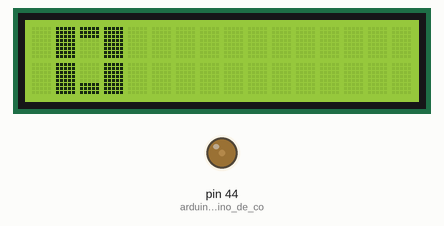
Bench run of a sketch on a simulated Arduino Mega 2560, built with avr-gcc and run on an emulated ATmega2560. On the bench: 16×2 character LCD, output pins drawn as LEDs (lit = HIGH).

Above: at 0.1 s.
At 4.7 s:
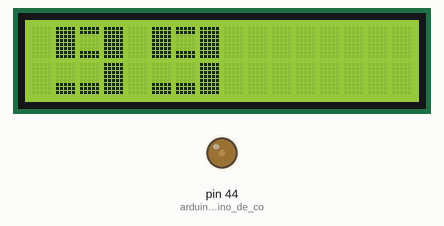
At 9.7 s:
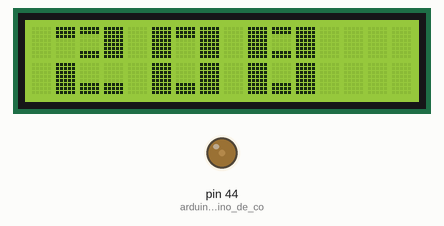
At 19.4 s:
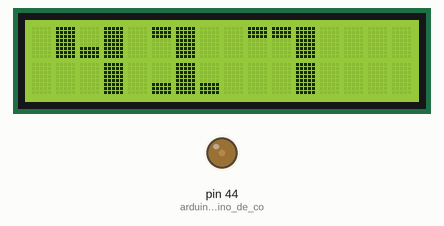
At 29.1 s:
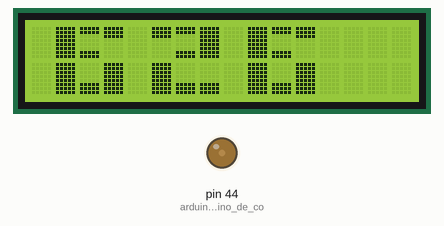
At 39.2 s:
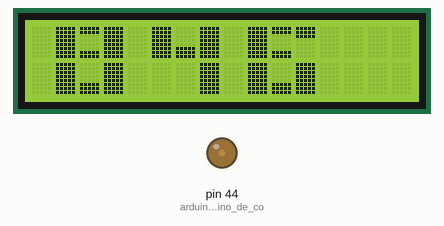

Measured:
- what the display in image 1 shows lasts 0.5 s, from 4.6 s to 5.1 s

The sketch:

LCD_GRANDE.ino
```cpp
#include <LiquidCrystal.h>

/*************************************************************************************************************
*******************************CLASSE LCD BIG NUMBERS*********************************************************
**************************************************************************************************************/
struct LCDNumber {
  byte top1;
  byte top2;
  byte top3;
  byte bottom1;
  byte bottom2;
  byte bottom3;
};

class LCDBigNumbers {
  private:
    LiquidCrystal * _lcd;
    int _row;
    int _col;
    long _value; /*0..100*/

    void _clear(){
      int cont = 1;
      long x = 9;
      while (_value > x){
        cont++;
        x = x * 10 + 9;
      }
      for (int i=0; i<cont; i++) {
        _lcd->setCursor(_col+i, _row);
        _lcd->print( "    " );
        _lcd->setCursor(_col+i, _row+1);
        _lcd->print( "    " );
      }
    }
  public:
    static byte c0[8];  //bottom
    static byte c1[8];  //top
    static byte c2[8];  //fill
    static byte c3[8];
    static byte c4[8];
    static byte c5[8];  //top-bottom
    static LCDNumber _lcd_numbers[];

    void createChars() {
      _lcd->createChar(0, c0);
      _lcd->createChar(1, c1);
      _lcd->createChar(2, c2);
      _lcd->createChar(3, c3);
      _lcd->createChar(4, c4);
      _lcd->createChar(5, c5);
      //_lcd->createChar(6, c6);
      //_lcd->createChar(7, c7);
    }

    LCDBigNumbers(LiquidCrystal * lcd, int row, int col) {
      _lcd = lcd;      _row = row;      _col = col;
    }

    void setRow(int row){
      _clear();
      _row = row;
      setValue(_value);
    }
    void setCol(int col){
      _clear();
      _col = col;
      setValue(_value);
    }

    void setValue(long value){
      _clear();
      _value = value;

      int cont = 1;
      long x = 9;
      while (abs(_value) > x){
        cont++;
        x = x * 10 + 9;
      }

      for (int i=0; i<cont; i++) {
        int n = value / pow(10, cont-1-i);
        value = value - pow(10, cont-1-i) * n;

        _lcd->setCursor(_col+i*4, _row);
        _lcd_numbers[n].top1 == 9 ? _lcd->print(" ") : _lcd->write( _lcd_numbers[n].top1 );
        _lcd_numbers[n].top2 == 9 ? _lcd->print(" ") : _lcd->write( _lcd_numbers[n].top2 );
        _lcd_numbers[n].top3 == 9 ? _lcd->print(" ") : _lcd->write( _lcd_numbers[n].top3 );
        _lcd->setCursor(_col+i*4, _row+1);
        _lcd_numbers[n].bottom1 == 9 ? _lcd->print(" ") : _lcd->write( _lcd_numbers[n].bottom1 );
        _lcd_numbers[n].bottom2 == 9 ? _lcd->print(" ") : _lcd->write( _lcd_numbers[n].bottom2 );
        _lcd_numbers[n].bottom3 == 9 ? _lcd->print(" ") : _lcd->write( _lcd_numbers[n].bottom3 );
      }
    }
};

byte LCDBigNumbers::c0[8] = {B00000, B00000, B00000, B00000, B00000, B11111, B11111, B11111};  //bottom
byte LCDBigNumbers::c1[8] = {B11111, B11111, B11111, B00000, B00000, B00000, B00000, B00000};  //top
byte LCDBigNumbers::c2[8] = {B11111, B11111, B11111, B11111, B11111, B11111, B11111, B11111};  //fill
byte LCDBigNumbers::c3[8] = {B00000, B00000, B00001, B00011, B00011, B00001, B00000, B00000};
byte LCDBigNumbers::c4[8] = {B00000, B00000, B10000, B11000, B11000, B10000, B00000, B00000};
byte LCDBigNumbers::c5[8] = {B11111, B11111, B00000, B00000, B00000, B00000, B11111, B11111};   //top / bottom

LCDNumber LCDBigNumbers::_lcd_numbers[] = {
      {2, 1, 2, 2, 0, 2}, //0
      {1, 2, 9, 0, 2, 0}, //1
      {1, 5, 2, 2, 0, 0}, //2
      {1, 5, 2, 0, 0, 2}, //3
      {2, 0, 2, 9, 9, 2}, //4
      {2, 5, 1, 0, 0, 2}, //5
      {2, 5, 1, 2, 0, 2}, //6
      {1, 1, 2, 9, 9, 2}, //7
      {2, 5, 2, 2, 0, 2}, //8
      {2, 5, 2, 0, 0, 2} // 9
    };
/*************************************************************************************************************
*******************************FIM CLASSE LCD BIG NUMBERS*****************************************************
**************************************************************************************************************/


LiquidCrystal lcd(12, 11, 5, 4, 3, 2);
LCDBigNumbers lcdNum(&lcd, 0,0); //inclui uma barra no lcd, primeira linha, coluna 1

void setup()   {
  Serial.begin(9600);
  lcdNum.createChars();
  lcdNum.setCol(1); //muda para a coluna 1

  pinMode(44, OUTPUT);  //arduino mega - pino de contraste do display
  analogWrite(44, 255/6); //utilizado para aumentar o contraste
  lcd.begin(16, 2);
}

long i = 0;
int col = 0;

void loop() {
  lcdNum.setValue(i++ * 11);

  if (i>=10000) { i = 0; }

  delay(500);
}
```
